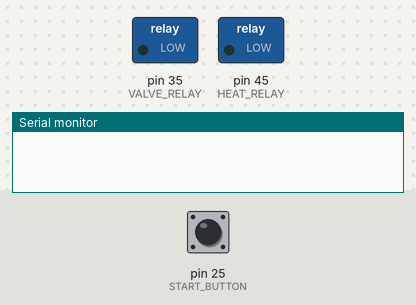
Bench run of a program on a simulated Arduino Mega 2560, built with avr-gcc and run on an emulated ATmega2560. On the bench: switched loads named in the program (green lamp = pin HIGH), the last lines printed to the serial monitor. Inputs (shaded band) come from the test bench; at power-on: pin 25 (START_BUTTON) HIGH.

Above: at 1.2 s.
1.3 s: pin 25 (START_BUTTON) pulled LOW for 0.15 s
At 2.2 s:
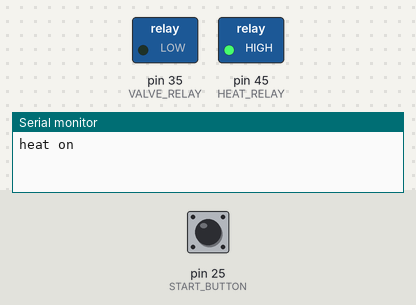
2.9 s: pin 25 (START_BUTTON) pulled LOW for 1 s
At 3.4 s:
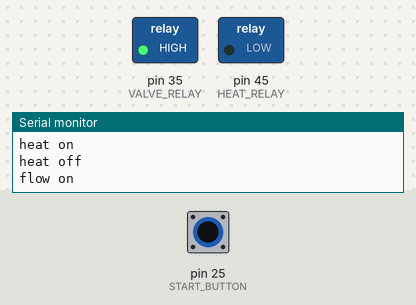
5.4 s: pin 25 (START_BUTTON) pulsed LOW 5 times (0.12 s each, 0.3 s apart)
At 7.5 s:
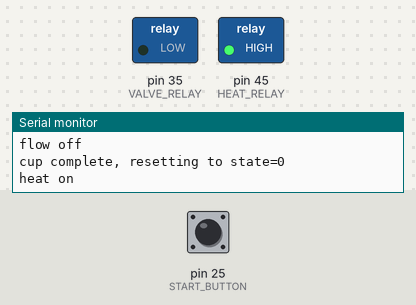
8.4 s: pin 25 (START_BUTTON) pulled LOW for 3.2 s
At 8.8 s:
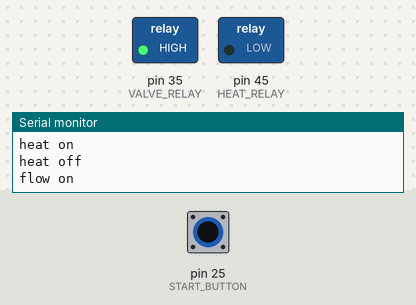
Timing chart, 0 to 11.4 s (numbered marks = the images above; inputs shaded):
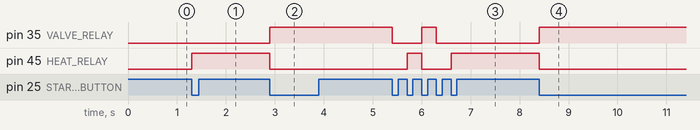

Measured:
- after the input at 1.3 s, pin 45 (HEAT_RELAY): LOW → HIGH at once
- after the input at 2.9 s, pin 35 (VALVE_RELAY): LOW → HIGH at once; pin 45 (HEAT_RELAY): HIGH → LOW at once
- after the input at 5.4 s, pin 35 (VALVE_RELAY): HIGH → LOW at once, → HIGH 0.60 s later, → LOW 0.30 s later; pin 45 (HEAT_RELAY): LOW → HIGH after 0.30 s, → LOW 0.30 s later, → HIGH 0.60 s later
- after the input at 8.4 s, pin 35 (VALVE_RELAY): LOW → HIGH at once; pin 45 (HEAT_RELAY): HIGH → LOW at once

The program:

main.cpp
```cpp
#include <Arduino.h>
#include "pins.h"

void trigger() {
  static int state = 0;
  static bool flow = false;
  if (state == 0) {
    Serial.println("heat on");
    digitalWrite(HEAT_RELAY, 1);
  }

  else if (state == 1) {
    Serial.println("heat off");
    digitalWrite(HEAT_RELAY, 0);
    Serial.println("flow on");
    digitalWrite(VALVE_RELAY, 1);
  }

  else if (state == 2) {
    Serial.println("flow off");
    digitalWrite(VALVE_RELAY, 0);
  }

  state++;

  if (state == 3) {
    state = 0;
    Serial.println("cup complete, resetting to state=0");
  }
}

void setup() {
  // put your setup code here, to run once:
  init_pins();
  Serial.begin(9600);
}

void loop() {
  // put your main code here, to run repeatedly:
  static int this_reading = 0, last_reading = 0;

  if (!this_reading && last_reading) { // falling edge trigger
    trigger();
  }

  last_reading = this_reading;
  this_reading = digitalRead(START_BUTTON);
}
```

pins.h
```cpp
#ifndef PINS_H
#define PINS_H

#include <Arduino.h>

#define HEAT_RELAY 45
#define VALVE_RELAY 35
#define START_BUTTON 25

void init_pins();

#endif
```

pins.cpp
```cpp
#include "pins.h"

void init_pins() {

    pinMode(HEAT_RELAY, OUTPUT);
    digitalWrite(HEAT_RELAY, 0);

    pinMode(VALVE_RELAY, OUTPUT);
    digitalWrite(VALVE_RELAY, 0); // ??

    pinMode(START_BUTTON, INPUT_PULLUP);

}
```
